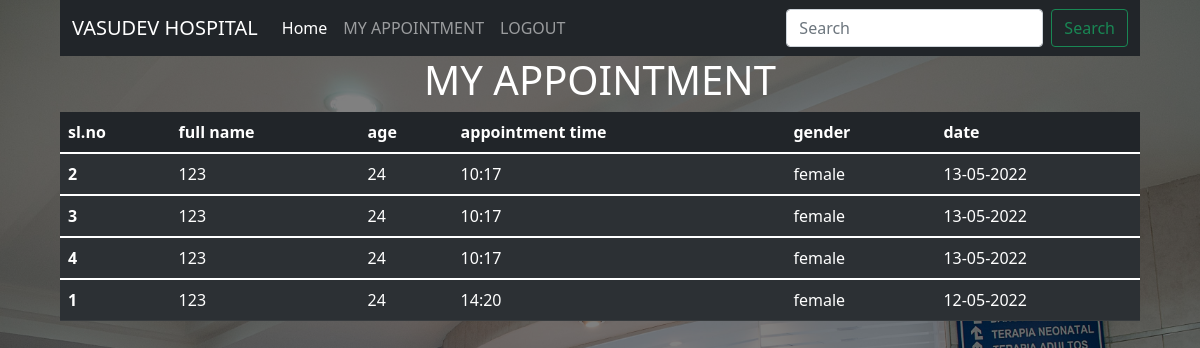
The app's page /myappointment (signed in) with its own data.
### tables this page shows
CREATE TABLE appointment(appointment_id INTEGER PRIMARY KEY AUTOINCREMENT    ,date date ,time TEXT,    userid INTEGER,FOREIGN KEY (userid) REFERENCES userdata(userid));

CREATE TABLE userdata( userid INTEGER PRIMARY KEY AUTOINCREMENT,    fname TEXT,lname TEXT,email TEXT,age INTEGER,phonenumber INTEGER,        password TEXT,city TEXT,gender TEXT);

### app.py (the view)
@app.route('/myappointment')
def myappointment():
    conn=sqlite3.connect('database/vasudev_hospital.db')
    cur=conn.cursor()
    currentuser=session.get('email')
    records=cur.execute('select * from userdata inner join appointment on userdata.userid = appointment.userid where email = ? order by date desc;',[currentuser]).fetchall()
    conn.close()
    return render_template('myappointment.html',records=records)

### templates/myappointment.html
{%extends 'layout.html'%}
{%block content%}
<h1>MY APPOINTMENT</h1>
<table class="table table-dark table-striped">
    <thead>
      <tr>
        <th scope="col">sl.no</th>
        <th scope="col">full name</th>
        <th scope="col">age</th>
        <th scope="col">appointment time</th>
        <th scope="col">gender</th>
        <th scope="col">date</th>
      </tr>
    </thead>
    {%for record in records %}
    <tbody>
      <tr>
        <th scope="row">{{record[9]}}</th>
        <td>{{record[1]}}</td>
        <td>{{record[4]}}</td>
        <td>{{record[11]}}</td>
        <td>{{record[8]}}</td>
        <td>{{record[10]}}</td>
      </tr>
    </tbody>
    {%endfor%}
  </table>
{%endblock%}

### static/style.css (style rules this page uses)
body { margin-left: 5%; margin-right: 5%; background-image: url(./hospital_bg.jpg); background-color: grey; background-size: 100%; background-repeat: no-repeat; background-blend-mode: multiply; }
h1 { text-align:center; color:white; }

### records on screen
appointment: appointment_id "2", fname "123", age "24", time "10:17", gender "female", date "13-05-2022"
appointment: appointment_id "3", fname "123", age "24", time "10:17", gender "female", date "13-05-2022"
appointment: appointment_id "4", fname "123", age "24", time "10:17", gender "female", date "13-05-2022"
appointment: appointment_id "1", fname "123", age "24", time "14:20", gender "female", date "12-05-2022"
